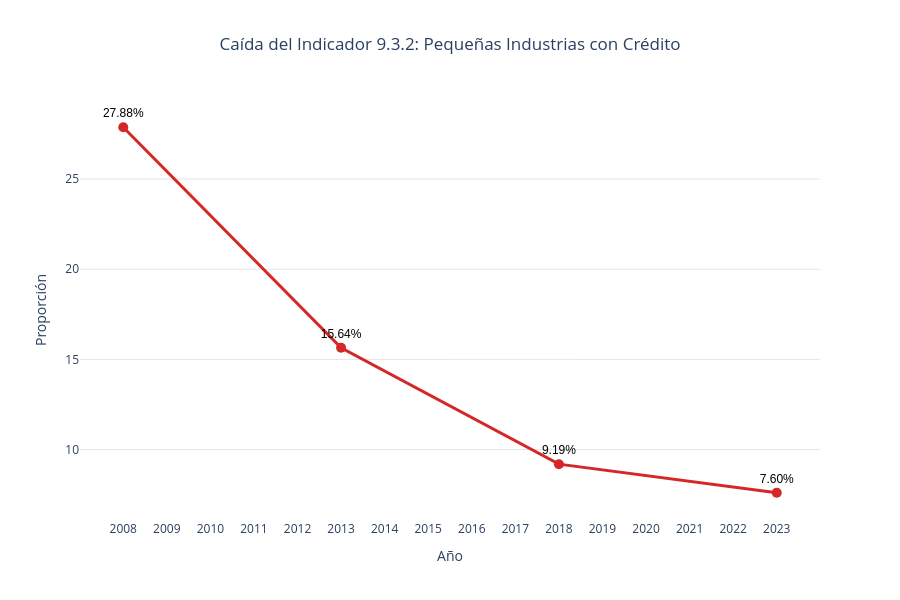

Here is the notebook cell this chart was saved with:
### Code cell
fig = px.line(
    df_932, 
    x='Periodo', 
    y='Proporcion de unidades',
    title='Caída del Indicador 9.3.2: Pequeñas Industrias con Crédito',
    markers=True,
    text='Proporcion de unidades'
)

fig.update_traces(
    line_color='#d62728', 
    line_width=3,
    marker=dict(size=10),
    texttemplate='%{text:.2f}%',
    textposition='top center',
    textfont=dict(family="Arial", size=12, color="black")
)

fig.update_layout(
    xaxis_title='Año',
    yaxis_title='Proporción',
    xaxis=dict(
        tickmode='linear', 
        tick0=df_932['Periodo'].min(), 
        dtick=1
    ),
    yaxis=dict(showgrid=True, gridcolor='rgba(0,0,0,0.1)'),
    plot_bgcolor='white',
    title_x=0.5,
    height=600
)

fig.show()

### Figure 1 — Plotly figure (JSON) as saved in the notebook; plotly's stock layout.template omitted (floating-point values rounded to 4 significant figures)
{"data": [{"hovertemplate": "Periodo=%{x}<br>Proporcion de unidades=%{text}<extra></extra>", "legendgroup": "", "line": {"color": "#d62728", "dash": "solid", "width": 3}, "marker": {"size": 10, "symbol": "circle"}, "mode": "lines+markers+text", "name": "", "orientation": "v", "showlegend": false, "text": [27.88, 15.64, 9.189, 7.604], "textfont": {"color": "black", "family": "Arial", "size": 12}, "textposition": "top center", "texttemplate": "%{text:.2f}%", "type": "scatter", "x": [2008, 2013, 2018, 2023], "xaxis": "x", "y": [27.88, 15.64, 9.189, 7.604], "yaxis": "y"}], "layout": {"height": 600, "legend": {"tracegroupgap": 0}, "plot_bgcolor": "white", "title": {"text": "Caída del Indicador 9.3.2: Pequeñas Industrias con Crédito", "x": 0.5}, "xaxis": {"anchor": "y", "domain": [0, 1], "dtick": 1, "tick0": 2008, "tickmode": "linear", "title": {"text": "Año"}}, "yaxis": {"anchor": "x", "domain": [0, 1], "gridcolor": "rgba(0,0,0,0.1)", "showgrid": true, "title": {"text": "Proporción"}}}}
